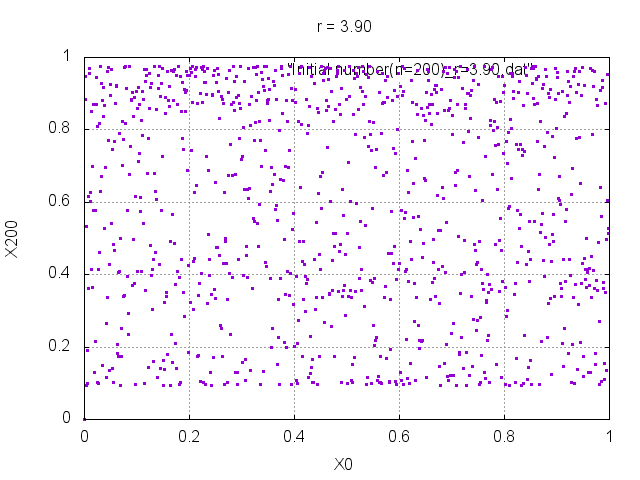

The script that saved this image:
set grid
set title "r = 3.90"
set xrange [0:1]
set yrange [0:1]
set xlabel "X0"
set ylabel "X200"
plot "Initial number(n=200)_r=3.90.dat"with points pt 5 ps 0.2
pause 2
set terminal png
set output "Initial number(n=200)_r=3.90.png"
replot
set terminal x11